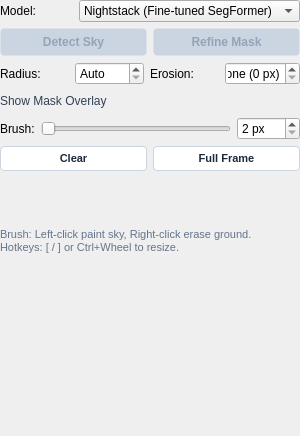
<?xml version="1.0" encoding="UTF-8"?>
<ui version="4.0">
 <class>DenoiseSkySettings</class>
 <widget class="QWidget" name="DenoiseSkySettings">
  <property name="geometry">
   <rect>
    <x>0</x>
    <y>0</y>
    <width>300</width>
    <height>436</height>
   </rect>
  </property>
  <layout class="QVBoxLayout" name="layout">
   <property name="spacing">
    <number>6</number>
   </property>
   <property name="leftMargin">
    <number>0</number>
   </property>
   <property name="topMargin">
    <number>0</number>
   </property>
   <property name="rightMargin">
    <number>0</number>
   </property>
   <property name="bottomMargin">
    <number>0</number>
   </property>
   <item>
    <layout class="QHBoxLayout" name="modelRow">
     <property name="spacing">
      <number>6</number>
     </property>
     <item>
      <widget class="QLabel" name="modelLabel">
       <property name="text">
        <string>Model:</string>
       </property>
      </widget>
     </item>
     <item>
      <widget class="QComboBox" name="modelType">
       <item>
        <property name="text">
         <string>Nightstack (Fine-tuned SegFormer)</string>
        </property>
       </item>
       <item>
        <property name="text">
         <string>SegFormer (ADE20K Pretrained)</string>
        </property>
       </item>
      </widget>
     </item>
    </layout>
   </item>
   <item>
    <layout class="QHBoxLayout" name="actLayout">
     <property name="spacing">
      <number>6</number>
     </property>
     <item>
      <widget class="QPushButton" name="detect">
       <property name="enabled">
        <bool>false</bool>
       </property>
       <property name="cursor">
        <cursorShape>PointingHandCursor</cursorShape>
       </property>
       <property name="toolTip">
        <string>Run automatic celestial sky detection and horizon refinement</string>
       </property>
       <property name="styleSheet">
        <string notr="true">QPushButton#detect {
    font-weight: bold;
    background-color: #2b5b84;
    color: #ffffff;
    padding: 6px 10px;
    border-radius: 4px;
    font-size: 12px;
    border: 1px solid transparent;
}
QPushButton#detect:hover {
    background-color: #3873a8;
}
QPushButton#detect:disabled {
    background-color: #cbd5e1;
    color: #94a3b8;
}</string>
       </property>
       <property name="text">
        <string>Detect Sky</string>
       </property>
      </widget>
     </item>
     <item>
      <widget class="QPushButton" name="refineMask">
       <property name="enabled">
        <bool>false</bool>
       </property>
       <property name="cursor">
        <cursorShape>PointingHandCursor</cursorShape>
       </property>
       <property name="toolTip">
        <string>Snap mask boundary edges to natural landscape horizon</string>
       </property>
       <property name="styleSheet">
        <string notr="true">QPushButton#refineMask {
    font-weight: bold;
    background-color: #3b6e4e;
    color: #ffffff;
    padding: 6px 10px;
    border-radius: 4px;
    font-size: 12px;
    border: 1px solid transparent;
}
QPushButton#refineMask:hover {
    background-color: #4b8c63;
}
QPushButton#refineMask:disabled {
    background-color: #cbd5e1;
    color: #94a3b8;
}</string>
       </property>
       <property name="text">
        <string>Refine Mask</string>
       </property>
      </widget>
     </item>
    </layout>
   </item>
   <item>
    <layout class="QHBoxLayout" name="refineParamLayout">
     <property name="spacing">
      <number>6</number>
     </property>
     <item>
      <widget class="QLabel" name="searchRadiusLabel">
       <property name="text">
        <string>Radius:</string>
       </property>
      </widget>
     </item>
     <item>
      <widget class="QSpinBox" name="searchRadius">
       <property name="maximumSize">
        <size>
         <width>75</width>
         <height>16777215</height>
        </size>
       </property>
       <property name="toolTip">
        <string>Search ribbon radius around rough boundary (0 = Adaptive)</string>
       </property>
       <property name="styleSheet">
        <string notr="true"/>
       </property>
       <property name="specialValueText">
        <string>Auto</string>
       </property>
       <property name="suffix">
        <string> px</string>
       </property>
       <property name="minimum">
        <number>0</number>
       </property>
       <property name="maximum">
        <number>100</number>
       </property>
      </widget>
     </item>
     <item>
      <widget class="QLabel" name="erosionLabel">
       <property name="text">
        <string>Erosion:</string>
       </property>
      </widget>
     </item>
     <item>
      <widget class="QSpinBox" name="erosionPixels">
       <property name="maximumSize">
        <size>
         <width>75</width>
         <height>16777215</height>
        </size>
       </property>
       <property name="toolTip">
        <string>Inward erosion radius in pixels to prevent sky mask bleeding onto foreground</string>
       </property>
       <property name="styleSheet">
        <string notr="true"/>
       </property>
       <property name="specialValueText">
        <string>None (0 px)</string>
       </property>
       <property name="suffix">
        <string> px</string>
       </property>
       <property name="minimum">
        <number>0</number>
       </property>
       <property name="maximum">
        <number>50</number>
       </property>
      </widget>
     </item>
    </layout>
   </item>

   <item>
    <layout class="QHBoxLayout" name="showMaskOverlayRow">
     <item>
      <widget class="CheckboxLabel" name="showMaskOverlayLabel">
       <property name="cursor">
        <cursorShape>PointingHandCursor</cursorShape>
       </property>
       <property name="styleSheet">
        <string notr="true">color: #334155; font-size: 12px;</string>
       </property>
       <property name="toolTip">
        <string>Show sky mask on canvas and enable interactive brush editing tools</string>
       </property>
       <property name="text">
        <string>Show Mask Overlay</string>
       </property>
       <property name="buddy">
        <cstring>showMaskOverlay</cstring>
       </property>
      </widget>
     </item>
     <item alignment="Qt::AlignmentFlag::AlignRight">
      <widget class="QCheckBox" name="showMaskOverlay">
       <property name="cursor">
        <cursorShape>PointingHandCursor</cursorShape>
       </property>
       <property name="focusPolicy">
        <enum>Qt::FocusPolicy::NoFocus</enum>
       </property>
       <property name="toolTip">
        <string>Show sky mask on canvas and enable interactive brush editing tools</string>
       </property>
       <property name="accessibleName">
        <string>Show and edit mask overlay</string>
       </property>
       <property name="styleSheet">
        <string notr="true">QCheckBox#showMaskOverlay { spacing: 0px;}
QCheckBox#showMaskOverlay::indicator { width: 36px; height: 20px; border-radius: 10px; }
QCheckBox#showMaskOverlay::indicator:unchecked { image: url(:/startrails/ui/switch_off.svg); }
QCheckBox#showMaskOverlay::indicator:checked { image: url(:/startrails/ui/switch_on.svg); }
</string>
       </property>
       <property name="text">
        <string/>
       </property>
       <property name="checked">
        <bool>false</bool>
       </property>
      </widget>
     </item>
    </layout>
   </item>
   <item>
    <layout class="QHBoxLayout" name="brushLayout">
     <property name="spacing">
      <number>6</number>
     </property>
     <item>
      <widget class="QLabel" name="brushLabel">
       <property name="text">
        <string>Brush:</string>
       </property>
      </widget>
     </item>
     <item>
      <widget class="QSlider" name="brushSlider">
       <property name="minimum">
        <number>2</number>
       </property>
       <property name="maximum">
        <number>200</number>
       </property>
       <property name="orientation">
        <enum>Qt::Orientation::Horizontal</enum>
       </property>
      </widget>
     </item>
     <item>
      <widget class="QSpinBox" name="brushRadius">
       <property name="styleSheet">
        <string notr="true"/>
       </property>
       <property name="suffix">
        <string> px</string>
       </property>
       <property name="minimum">
        <number>2</number>
       </property>
       <property name="maximum">
        <number>200</number>
       </property>
      </widget>
     </item>
    </layout>
   </item>
   <item>
    <layout class="QHBoxLayout" name="utilLayout">
     <property name="spacing">
      <number>6</number>
     </property>
     <item>
      <widget class="QPushButton" name="clearMask">
       <property name="cursor">
        <cursorShape>PointingHandCursor</cursorShape>
       </property>
       <property name="toolTip">
        <string>Clear the entire sky mask (set to all ground)</string>
       </property>
       <property name="styleSheet">
        <string notr="true">QPushButton#clearMask {
    background-color: #ffffff;
    color: #1e293b;
    border: 1px solid #cbd5e1;
    border-radius: 4px;
    padding: 5px 8px;
    font-size: 11px;
    font-weight: 500;
}
QPushButton#clearMask:hover {
    background-color: #f1f5f9;
    border-color: #94a3b8;
}</string>
       </property>
       <property name="text">
        <string>Clear</string>
       </property>
      </widget>
     </item>
     <item>
      <widget class="QPushButton" name="fullFrameMask">
       <property name="cursor">
        <cursorShape>PointingHandCursor</cursorShape>
       </property>
       <property name="toolTip">
        <string>Set entire image frame as sky (100% sky for deep sky scenes)</string>
       </property>
       <property name="styleSheet">
        <string notr="true">QPushButton#fullFrameMask {
    background-color: #ffffff;
    color: #1e293b;
    border: 1px solid #cbd5e1;
    border-radius: 4px;
    padding: 5px 8px;
    font-size: 11px;
    font-weight: 500;
}
QPushButton#fullFrameMask:hover {
    background-color: #f1f5f9;
    border-color: #94a3b8;
}</string>
       </property>
       <property name="text">
        <string>Full Frame</string>
       </property>
      </widget>
     </item>
    </layout>
   </item>
   <item>
    <widget class="QLabel" name="brushHint">
     <property name="styleSheet">
      <string notr="true">color: #64748b; font-size: 11px;</string>
     </property>
     <property name="text">
      <string>Brush: Left-click paint sky, Right-click erase ground.
Hotkeys: [ / ] or Ctrl+Wheel to resize.</string>
     </property>
     <property name="wordWrap">
      <bool>true</bool>
     </property>
    </widget>
   </item>
   <item>
    <widget class="QLabel" name="error">
     <property name="wordWrap">
      <bool>true</bool>
     </property>
    </widget>
   </item>
  </layout>
 </widget>
 <customwidgets>
  <customwidget>
   <class>CheckboxLabel</class>
   <extends>QLabel</extends>
   <header>startrails.ui.checkbox_label</header>
  </customwidget>
 </customwidgets>
 <resources>
   <include location="resources.qrc"/>
  </resources>
 <connections/>
</ui>
